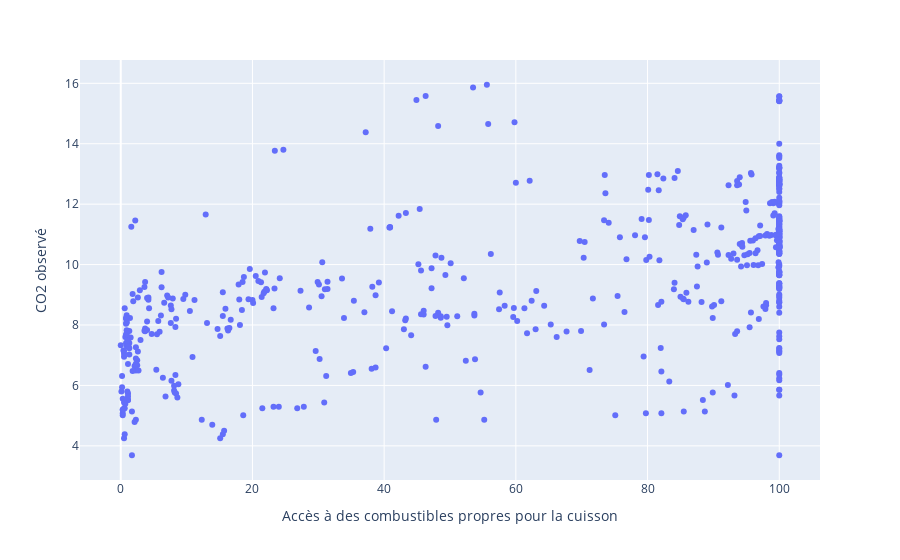

Here is the notebook cell this chart was saved with:
### Code cell
import plotly.express as px

fig=px.scatter(x=X_test["Accès à des combustibles propres pour la cuisson"],y=log_y_test,labels={'x': 'Accès à des combustibles propres pour la cuisson' , 'y': 'CO2 observé'})
fig.show()

### Figure 1 — Plotly figure (JSON) as saved in the notebook; plotly's stock layout.template omitted (floating-point values rounded to 4 significant figures; data arrays with more than 128 entries replaced by an {"elided": "..."} marker saying what was removed)
{"data": [{"hovertemplate": "Accès à des combustibles propres pour la cuisson=%{x}<br>CO2 observé=%{y}<extra></extra>", "legendgroup": "", "marker": {"color": "#636efa", "symbol": "circle"}, "mode": "markers", "name": "", "orientation": "v", "showlegend": false, "type": "scatter", "x": {"elided": "554 float values"}, "xaxis": "x", "y": {"elided": "554 float values"}, "yaxis": "y"}], "layout": {"legend": {"tracegroupgap": 0}, "margin": {"t": 60}, "xaxis": {"anchor": "y", "domain": [0, 1], "title": {"text": "Accès à des combustibles propres pour la cuisson"}}, "yaxis": {"anchor": "x", "domain": [0, 1], "title": {"text": "CO2 observé"}}}}
